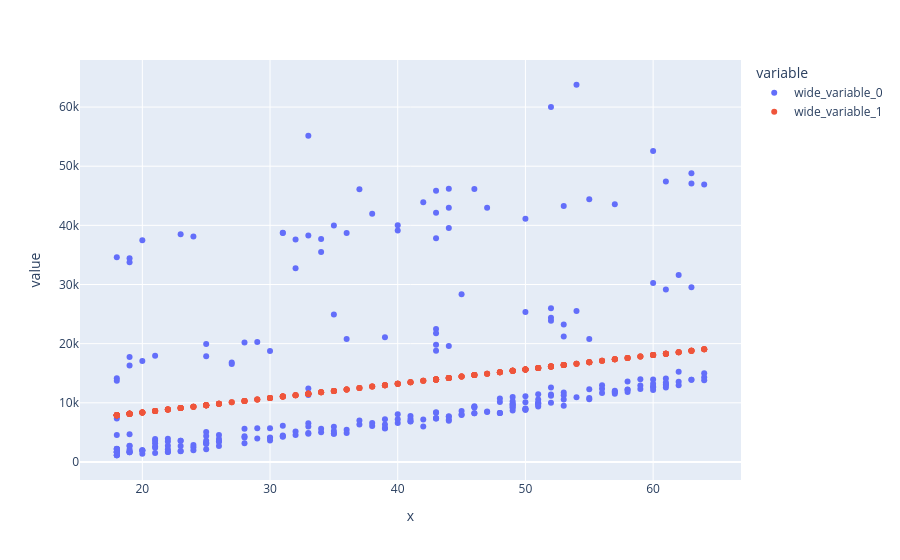

Notebook code cell kept with this figure:
### Code cell
px.scatter(x=x_test["age"],y=[y_test,y_pred])

### Figure 1 — Plotly figure (JSON) as saved in the notebook; plotly's stock layout.template omitted (floating-point values rounded to 4 significant figures; data arrays with more than 128 entries replaced by an {"elided": "..."} marker saying what was removed)
{"data": [{"hovertemplate": "variable=wide_variable_0<br>x=%{x}<br>value=%{y}<extra></extra>", "legendgroup": "wide_variable_0", "marker": {"color": "#636efa", "symbol": "circle"}, "mode": "markers", "name": "wide_variable_0", "orientation": "v", "showlegend": true, "type": "scatter", "x": {"elided": "268 int values"}, "xaxis": "x", "y": {"elided": "268 float values"}, "yaxis": "y"}, {"hovertemplate": "variable=wide_variable_1<br>x=%{x}<br>value=%{y}<extra></extra>", "legendgroup": "wide_variable_1", "marker": {"color": "#EF553B", "symbol": "circle"}, "mode": "markers", "name": "wide_variable_1", "orientation": "v", "showlegend": true, "type": "scatter", "x": {"elided": "268 int values"}, "xaxis": "x", "y": {"elided": "268 float values"}, "yaxis": "y"}], "layout": {"legend": {"title": {"text": "variable"}, "tracegroupgap": 0}, "margin": {"t": 60}, "xaxis": {"anchor": "y", "domain": [0, 1], "title": {"text": "x"}}, "yaxis": {"anchor": "x", "domain": [0, 1], "title": {"text": "value"}}}}
